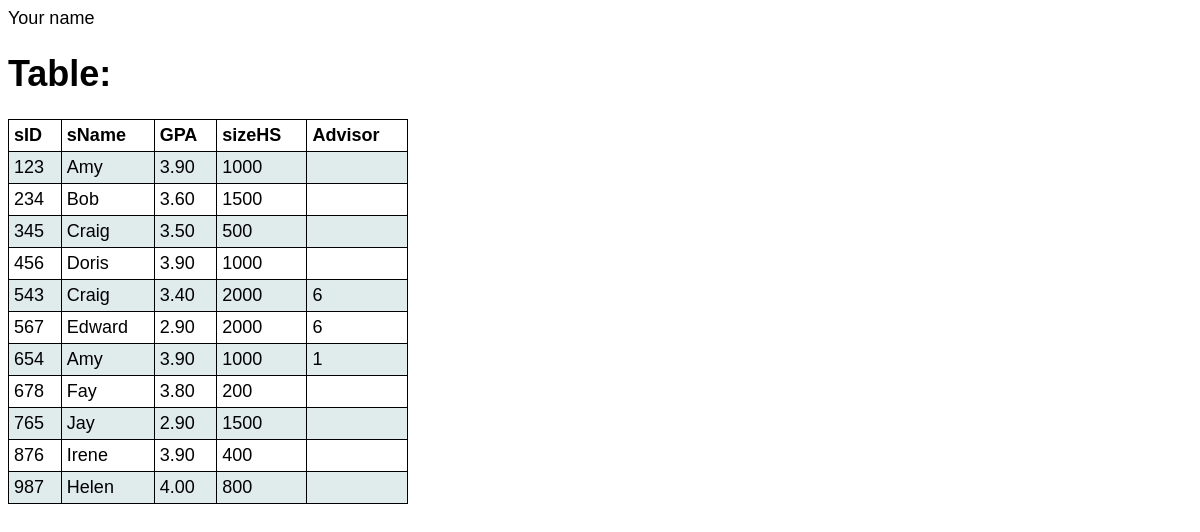
The page /showStudentTable.php on the database its author committed.
### tables this page shows
CREATE TABLE IF NOT EXISTS `Student` (
  `sID` char(6) NOT NULL,
  `sName` char(20) NOT NULL,
  `GPA` decimal(3,2) DEFAULT NULL,
  `sizeHS` int(11) DEFAULT NULL,
  `Advisor` varchar(10) DEFAULT NULL,
  PRIMARY KEY (`sID`),
  UNIQUE KEY `student_PK` (`sID`),
  KEY `Advisor` (`Advisor`)
);

### showStudentTable.php (the view, shortened to what this page needs)
<!DOCTYPE html>
<html>
	<head>
		<link rel="stylesheet" href="index.css">
	</head>
<body>
Your name
<?php
	$conn = mysqli_connect(DB_HOST, DB_USER, DB_PASSWORD, DB_NAME);
	$query = "SELECT * FROM Student ";
	$result = mysqli_query($conn, $query);
	$fields_num = mysqli_num_fields($result);
	echo "<h1>Table: $table </h1>";
	echo "<table id='t01' border='1'><tr>";
	for($i=0; $i<$fields_num; $i++) {
		$field = mysqli_fetch_field($result);
		echo "<td><b>$field->name</b></td>";
	}
	echo "</tr>\n";
	while($row = mysqli_fetch_row($result)) {
		echo "<tr>";
		foreach($row as $cell)
			echo "<td>$cell</td>";
		echo "</tr>\n";
	}
?>
</body>
</html>

### index.css (style rules this page uses)
html { background-color: light gray; font-family: Helvetica; font-size: 18px; }
table, th, td { border: 1px solid black; border-collapse: collapse; }
th, td { padding: 5px; }
table { width: 100%; }
th, td { padding: 5px; text-align: left; }
table#t01 { width:400px; }
table#t01 tr:nth-child(even) { background-color: #e0ebeb; }
table#t01 tr:nth-child(odd) { background-color: #fff; }

### rows shown on the page
student: sID "123", sName "Amy", GPA "3.90", sizeHS "1000"
student: sID "234", sName "Bob", GPA "3.60", sizeHS "1500"
student: sID "345", sName "Craig", GPA "3.50", sizeHS "500"
student: sID "456", sName "Doris", GPA "3.90", sizeHS "1000"
student: sID "543", sName "Craig", GPA "3.40", sizeHS "2000", Advisor "6"
student: sID "567", sName "Edward", GPA "2.90", sizeHS "2000", Advisor "6"
student: sID "654", sName "Amy", GPA "3.90", sizeHS "1000", Advisor "1"
student: sID "678", sName "Fay", GPA "3.80", sizeHS "200"
student: sID "765", sName "Jay", GPA "2.90", sizeHS "1500"
student: sID "876", sName "Irene", GPA "3.90", sizeHS "400"
student: sID "987", sName "Helen", GPA "4.00", sizeHS "800"

### other values the page prints
$field->name "sID"
$field->name "sName"
$field->name "GPA"
$field->name "sizeHS"
$field->name "Advisor"
